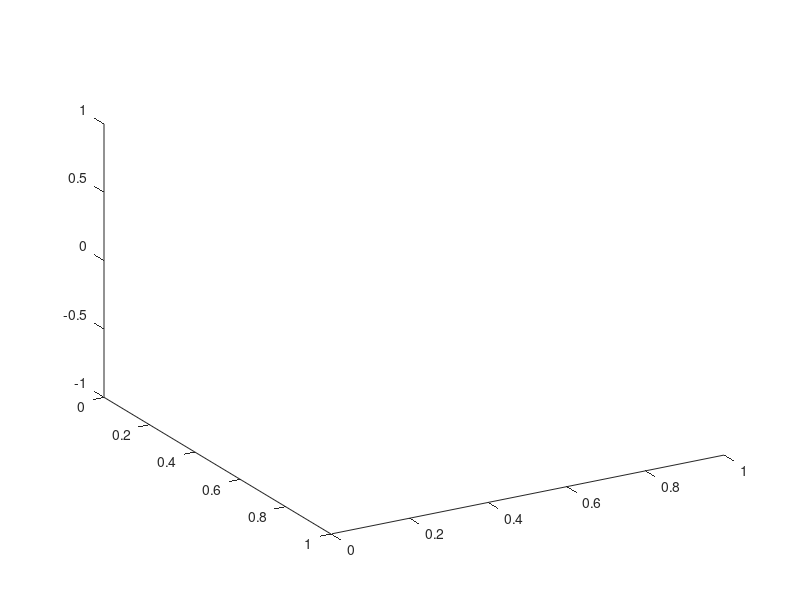

Reproduce this figure in MATLAB. (Note: this script raises an error after producing the figure.)
% clear all
close all


plot_factor = -115;
filt_window = 1;



pathname = 'Measurements/H_freq';
colors = {'m','b','g','c','k'};
time_step = 0.02;
Nf = 1; % Number_of_files

NumbOfSamples = 412;

Nfft = 1000;
dt = 1/(Nfft*1000000);
distance2 = 3e8*(dt:dt:Nfft*dt);



PDPavg = zeros(NumbOfSamples,filt_window*Nfft);

tt2 = time_step:time_step:NumbOfSamples*time_step;

gyy = zeros(NumbOfSamples, Nf);
Averaging_ID = zeros(NumbOfSamples, 1);

H_long = zeros(NumbOfSamples, filt_window*Nfft);

figure
view(60,30)
hold on

number_of_files = 0;
for k = 1:5%2001:2003%1001:1013
    number_of_files = number_of_files + 1;

    kk = k+2010;
    fileAddress = [pathname, num2str(kk),'.csv'];
    Hload = csvread(fileAddress);
    Hyy = Hload(1:NumbOfSamples,1:Nfft);
    H_long(:,1:Nfft) = Hyy;

    %     disp(size(Hyy,1));

    hyy=(ifft(H_long,filt_window*Nfft,2));%*sqrt(Nfft);

    PDPyy = zeros(NumbOfSamples, filt_window*Nfft);
%     PDPpp = PDPyy;

    y_axis = ones(NumbOfSamples, 1);

    for i = 1:NumbOfSamples
        PDPyy(i,:) = abs(hyy(i,:)).^2;
        PDPpp(i,:) = PDPyy(i,:);
        PDPyy(PDPyy<10^(plot_factor/10))=0;
        PDPyy(:,filt_window*750:end)=0;
        gyy(i,k)=sum(PDPyy(i,:));
    end

    plot3(y_axis*k, tt2, 10*log10(gyy(:,k)))
    PDPavg = PDPavg + PDPpp;
    disp([' Run # ', num2str(k), '; Total power = ', num2str(10*log10(sum(gyy(:,k))))])


    %     figure(2)
    %     hold on
    %     plot(7.58*tt2/max(tt2),10*log10(gyy(:,k)).')
    %     grid on
end
%%
gsort = sort(gyy,2);

for ii =1:NumbOfSamples
    Averaging_ID(ii) = nnz(gyy(ii,:));
end

% figure
% surf(10*log10(gyy))

for uu=1:length(gsort(:,end))-10
    gsort1(uu)=mean(10*log10(gsort(uu:uu+10,1)).');
    gsort2(uu)=mean(10*log10(gsort(uu:uu+10,end)).');
end

gavg = sum(gyy,2)/number_of_files;

data = open('NarrowPDP171_11.fig');
extract = findobj(data,'Type','line');

figure
grid on
hold on
ScalingTime = 7.58;%7.58;
ylim([-115 -65])
plot(ScalingTime*tt2/max(tt2),10*log10(gyy))

plot(ScalingTime*tt2/max(tt2),10*log10(gavg).','r','linewidth',2)

plot(ScalingTime*tt2(6:end-5)/max(tt2),gsort1,'--k', 'linewidth',1)
plot(ScalingTime*tt2(6:end-5)/max(tt2),gsort2,'--k', 'linewidth',1)

for nn = 1:length(extract)
    plot(extract(nn).XData, extract(nn).YData,'k','linewidth', 2);
end




%%
time_shift = 12;
time_window = 209;
power_elevation = 5;
% figure
% h=pcolor(distance2, tt2(1:time_window), 10*log10(PDPavg(end-time_window+1:end,1:filt_window:end)/Nf));
% set(h,'linestyle','none')
% caxis([plot_factor+power_elevation, -70-power_elevation])
% title('PDP')
% xlabel('Delay distance (m)')
% ylabel('Time (s)')
%
% figure
% h=pcolor(3e8*tau,tav(1:end-3),10*log10(PDPnn));
% set(h,'linestyle','none')
% caxis([-115 -70])
% title('PDP')
% xlabel('Delay distance (m)')
% ylabel('Time (s)')


figure
subplot(2,1,2)
h=pcolor(3e8*tau,3+tav(1:end-3),10*log10(PDPnn));
set(h,'linestyle','none')
caxis([-115 -70])
xlim([0 200])
ylim([4 7.18])
title('PDP for GSCM from [3]')
xlabel('Delay distance (m)')
ylabel('Time (s)')

subplot(2,1,1)
h=pcolor(distance2, 3+tt2(1:time_window), 10*log10(PDPavg(end-time_window-time_shift+1:end-time_shift,1:filt_window:end)/number_of_files));
set(h,'linestyle','none')
caxis([-115, -70])
xlim([0 200])
ylim([4 7.18])
title('PDP from Unity3D Implementation')
xlabel('Delay distance (m)')
ylabel('Time (s)')

figure
subplot(2,1,2)
surf(10*log10(PDPnn),'LineStyle','none')
view(0,90)
xlim([0 1000])
subplot(2,1,1)
surf(10*log10(PDPavg(end-time_window-time_shift+1:end-time_shift,1:filt_window:end)/number_of_files),'LineStyle','none')
view(0,90)
xlim([0 1000])